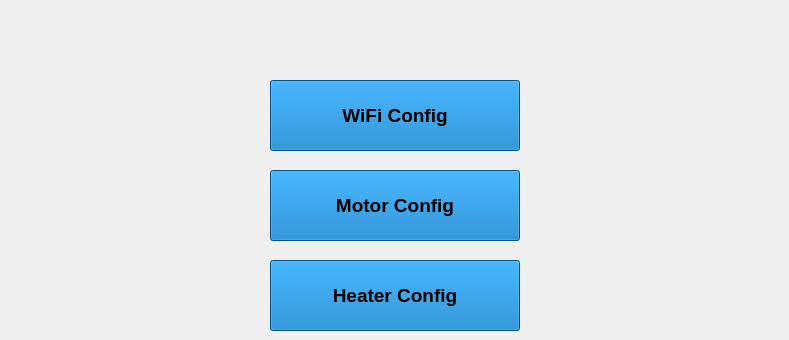
    <widget class="QWidget" name="page_13">
     <widget class="QToolButton" name="toolButton_47">
      <property name="geometry">
       <rect>
        <x>270</x>
        <y>80</y>
        <width>250</width>
        <height>71</height>
       </rect>
      </property>
      <property name="font">
       <font>
        <pointsize>14</pointsize>
        <weight>75</weight>
        <bold>true</bold>
       </font>
      </property>
      <property name="styleSheet">
       <string notr="true">QToolButton {
background:rgb(1, 114, 192);
color:rgb(0, 0, 0);}
QToolButton:disabled {
background-color:rgb(203, 203, 203);
}
QToolButton:checked {
background-color:#ff0000;
}</string>
      </property>
      <property name="text">
       <string>WiFi Config</string>
      </property>
     </widget>
     <widget class="QToolButton" name="toolButton_48">
      <property name="geometry">
       <rect>
        <x>270</x>
        <y>170</y>
        <width>250</width>
        <height>71</height>
       </rect>
      </property>
      <property name="font">
       <font>
        <pointsize>14</pointsize>
        <weight>75</weight>
        <bold>true</bold>
       </font>
      </property>
      <property name="styleSheet">
       <string notr="true">QToolButton {
background:rgb(1, 114, 192);
color:rgb(0, 0, 0);}
QToolButton:disabled {
background-color:rgb(203, 203, 203);
}
QToolButton:checked {
background-color:#ff0000;
}</string>
      </property>
      <property name="text">
       <string>Motor Config</string>
      </property>
     </widget>
     <widget class="QToolButton" name="toolButton_49">
      <property name="geometry">
       <rect>
        <x>270</x>
        <y>260</y>
        <width>250</width>
        <height>71</height>
       </rect>
      </property>
      <property name="font">
       <font>
        <pointsize>14</pointsize>
        <weight>75</weight>
        <bold>true</bold>
       </font>
      </property>
      <property name="styleSheet">
       <string notr="true">QToolButton {
background:rgb(1, 114, 192);
color:rgb(0, 0, 0);}
QToolButton:disabled {
background-color:rgb(203, 203, 203);
}
QToolButton:checked {
background-color:#ff0000;
}</string>
      </property>
      <property name="text">
       <string>Heater Config</string>
      </property>
     </widget>
     <widget class="QToolButton" name="toolButton_7">
      <property name="geometry">
       <rect>
        <x>530</x>
        <y>180</y>
        <width>250</width>
        <height>50</height>
       </rect>
      </property>
      <property name="font">
       <font>
        <pointsize>12</pointsize>
        <weight>75</weight>
        <bold>true</bold>
       </font>
      </property>
      <property name="styleSheet">
       <string notr="true">background:qlineargradient(spread:pad, x1:0, y1:0, x2:1, y2:0, stop:0 rgba(0, 0, 0, 0), stop:1 rgba(0,0,0,0));
border: 0px solid rgb(25, 25, 25);
/*QToolButton {
background-color:rgb(25, 25, 25);
/*background-color:rgb(255, 255, 255);
color:rgb(0, 170, 255);
border: 7px solid rgb(25, 25, 25);
border-radius: 15%;
/*border-bottom-right-radius :25px;
/*border-top-left-radius :30px;*/
/*
}
QToolButton:pressed{
background-color:rgb(0, 170, 255);
}*/

</string>
      </property>
      <property name="text">
       <string/>
      </property>
     </widget>
    </widget>
